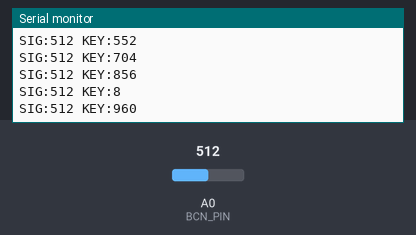
Simulated run of this sketch. Board: Arduino Uno, built with avr-gcc and run on an emulated ATmega328P. On the bench: the last lines printed to the serial monitor. The test bench sets the inputs (shaded band); at power-on: A0 (BCN_PIN) = 512.

Above: at 1.2 s.
1.3 s: A0 (BCN_PIN) set to 122
At 2.2 s:
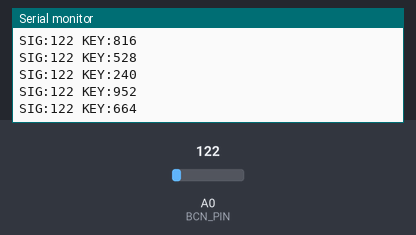
4.3 s: A0 (BCN_PIN) set to 0
At 5.1 s:
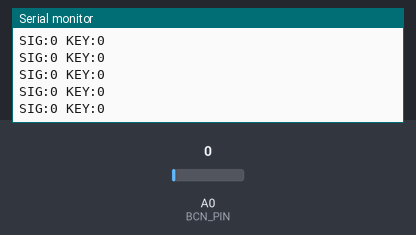
Timing chart, 0 to 7.3 s (numbered marks = the images above; inputs shaded):
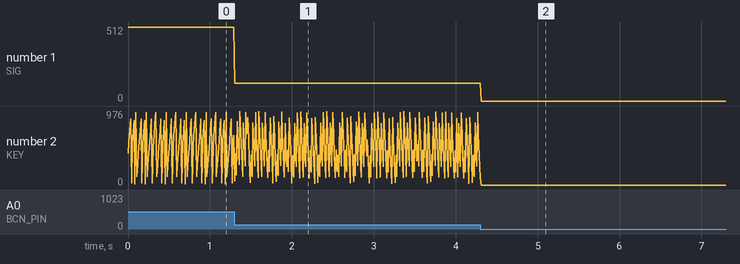

Measured:
- after the input at 1.3 s, the serial monitor: prints a new line at once (image 1)
- after the input at 4.3 s, the serial monitor: prints a new line at once (image 2)
- plotted number 1: 512 → 122 after the input at 1.3 s, 122 → 0 after the input at 4.3 s
- plotted number 2: 656 → 96 after the input at 1.3 s, 96 → 0 after the input at 4.3 s

The sketch:

bcn_all_missions.ino
```cpp
// GENESIS: ALL-IN-ONE MISSION CODES
// Missions: 1 (Breath Test), 2 (Chaos Key), 3 (Reservoir Patterns)

const int BCN_PIN = A0;

void setup() {
  Serial.begin(115200); // High speed for jitter/pattern analysis
  pinMode(BCN_PIN, INPUT);

  // Mission 2: Random Seed from hardware noise
  randomSeed(analogRead(0));
}

void loop() {
  // Read Raw Value (Mission 1 & 3)
  int rawVal = analogRead(BCN_PIN);

  // Mission 2: Generate Chaos Key part
  unsigned long entropy = (rawVal * micros()) % 1000;

  // Output format for Serial Plotter and Python Parser
  // SIG: Raw Signal for plots
  // KEY: TRNG Entropy for keys
  Serial.print("SIG:");
  Serial.print(rawVal);
  Serial.print(" KEY:");
  Serial.println(entropy);

  // Mission 3: Sampling rate for vibration/waves
  delay(10);
}
```
